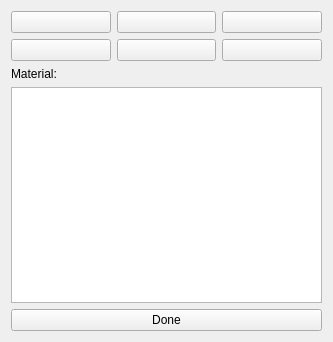
<?xml version="1.0" encoding="UTF-8"?>
<ui version="4.0">
 <class>StructEdDlg</class>
 <widget class="QWidget" name="StructEdDlg">
  <property name="geometry">
   <rect>
    <x>0</x>
    <y>0</y>
    <width>333</width>
    <height>342</height>
   </rect>
  </property>
  <property name="windowTitle">
   <string>Structure Editor</string>
  </property>
  <layout class="QHBoxLayout" name="horizontalLayout">
   <item>
    <layout class="QVBoxLayout" name="verticalLayout">
     <item>
      <layout class="QGridLayout" name="gridLayout">
       <item row="0" column="0">
        <widget class="QPushButton" name="pencilButton">
         <property name="text">
          <string/>
         </property>
         <property name="icon">
          <iconset>
           <normaloff>:/Icons/assets/Icons/Pencil.png</normaloff>:/Icons/assets/Icons/Pencil.png</iconset>
         </property>
         <property name="checkable">
          <bool>true</bool>
         </property>
        </widget>
       </item>
       <item row="0" column="1">
        <widget class="QPushButton" name="squareButton">
         <property name="text">
          <string/>
         </property>
         <property name="icon">
          <iconset>
           <normaloff>:/Icons/assets/Icons/Rectangle.png</normaloff>:/Icons/assets/Icons/Rectangle.png</iconset>
         </property>
         <property name="checkable">
          <bool>true</bool>
         </property>
        </widget>
       </item>
       <item row="0" column="2">
        <widget class="QPushButton" name="ellipseButton">
         <property name="text">
          <string/>
         </property>
         <property name="icon">
          <iconset>
           <normaloff>:/Icons/assets/Icons/Ellipse.png</normaloff>:/Icons/assets/Icons/Ellipse.png</iconset>
         </property>
         <property name="checkable">
          <bool>true</bool>
         </property>
        </widget>
       </item>
       <item row="1" column="0">
        <widget class="QPushButton" name="layerbackButton">
         <property name="text">
          <string/>
         </property>
         <property name="icon">
          <iconset>
           <normaloff>:/Icons/assets/Icons/LayerBack.png</normaloff>:/Icons/assets/Icons/LayerBack.png</iconset>
         </property>
         <property name="checkable">
          <bool>false</bool>
         </property>
        </widget>
       </item>
       <item row="1" column="1">
        <widget class="QPushButton" name="layerforwardButton">
         <property name="text">
          <string/>
         </property>
         <property name="icon">
          <iconset>
           <normaloff>:/Icons/assets/Icons/LayerForward.png</normaloff>:/Icons/assets/Icons/LayerForward.png</iconset>
         </property>
         <property name="checkable">
          <bool>false</bool>
         </property>
        </widget>
       </item>
       <item row="1" column="2">
        <widget class="QPushButton" name="refviewButton">
         <property name="text">
          <string/>
         </property>
         <property name="icon">
          <iconset>
           <normaloff>:/Icons/assets/Icons/Aux_View.png</normaloff>:/Icons/assets/Icons/Aux_View.png</iconset>
         </property>
         <property name="checkable">
          <bool>false</bool>
         </property>
        </widget>
       </item>
      </layout>
     </item>
     <item>
      <widget class="QLabel" name="MatLabel">
       <property name="text">
        <string>Material:</string>
       </property>
      </widget>
     </item>
     <item>
      <widget class="QListWidget" name="MatList"/>
     </item>
     <item>
      <widget class="QPushButton" name="DoneButton">
       <property name="text">
        <string>Done</string>
       </property>
      </widget>
     </item>
    </layout>
   </item>
  </layout>
 </widget>
 <resources/>
 <connections>
  <connection>
   <sender>DoneButton</sender>
   <signal>clicked()</signal>
   <receiver>StructEdDlg</receiver>
   <slot>close()</slot>
   <hints>
    <hint type="sourcelabel">
     <x>166</x>
     <y>320</y>
    </hint>
    <hint type="destinationlabel">
     <x>166</x>
     <y>170</y>
    </hint>
   </hints>
  </connection>
 </connections>
</ui>
